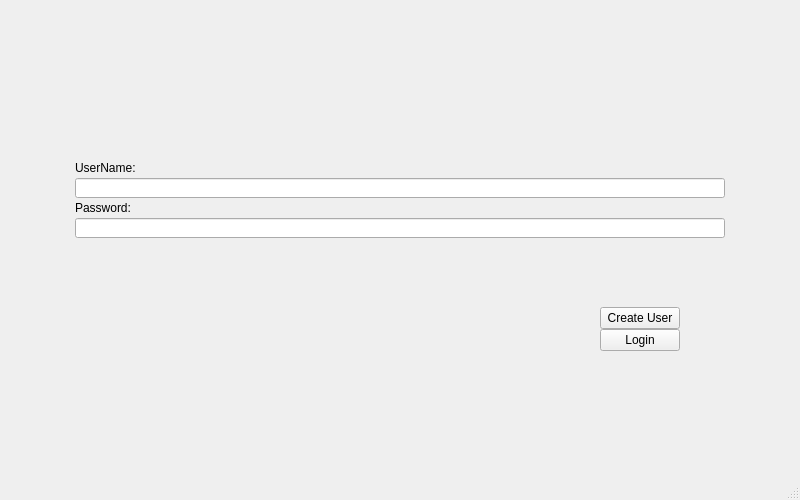
<?xml version="1.0" encoding="UTF-8"?>
<ui version="4.0">
 <class>LoginScreen</class>
 <widget class="QMainWindow" name="LoginScreen">
  <property name="enabled">
   <bool>true</bool>
  </property>
  <property name="geometry">
   <rect>
    <x>0</x>
    <y>0</y>
    <width>800</width>
    <height>500</height>
   </rect>
  </property>
  <property name="minimumSize">
   <size>
    <width>800</width>
    <height>500</height>
   </size>
  </property>
  <property name="maximumSize">
   <size>
    <width>3840</width>
    <height>2160</height>
   </size>
  </property>
  <property name="windowTitle">
   <string>BS Paint</string>
  </property>
  <widget class="QWidget" name="centralwidget">
   <property name="minimumSize">
    <size>
     <width>800</width>
     <height>450</height>
    </size>
   </property>
   <property name="maximumSize">
    <size>
     <width>3840</width>
     <height>1800</height>
    </size>
   </property>
   <layout class="QVBoxLayout" name="verticalLayout_2" stretch="0,0,0">
    <property name="spacing">
     <number>0</number>
    </property>
    <property name="leftMargin">
     <number>50</number>
    </property>
    <property name="topMargin">
     <number>15</number>
    </property>
    <property name="rightMargin">
     <number>50</number>
    </property>
    <property name="bottomMargin">
     <number>15</number>
    </property>
    <item>
     <widget class="QLabel" name="Logo">
      <property name="minimumSize">
       <size>
        <width>400</width>
        <height>100</height>
       </size>
      </property>
      <property name="maximumSize">
       <size>
        <width>600</width>
        <height>100</height>
       </size>
      </property>
      <property name="text">
       <string/>
      </property>
      <property name="pixmap">
       <pixmap resource="resources.qrc">:/Images/2D Graphic Label.png</pixmap>
      </property>
      <property name="scaledContents">
       <bool>true</bool>
      </property>
      <property name="alignment">
       <set>Qt::AlignCenter</set>
      </property>
     </widget>
    </item>
    <item>
     <layout class="QVBoxLayout" name="verticalLayout">
      <property name="spacing">
       <number>0</number>
      </property>
      <property name="leftMargin">
       <number>25</number>
      </property>
      <property name="topMargin">
       <number>25</number>
      </property>
      <property name="rightMargin">
       <number>25</number>
      </property>
      <property name="bottomMargin">
       <number>50</number>
      </property>
      <item>
       <widget class="QLabel" name="name_Label">
        <property name="sizePolicy">
         <sizepolicy hsizetype="Fixed" vsizetype="Fixed">
          <horstretch>0</horstretch>
          <verstretch>0</verstretch>
         </sizepolicy>
        </property>
        <property name="minimumSize">
         <size>
          <width>100</width>
          <height>20</height>
         </size>
        </property>
        <property name="maximumSize">
         <size>
          <width>100</width>
          <height>20</height>
         </size>
        </property>
        <property name="text">
         <string>UserName:</string>
        </property>
       </widget>
      </item>
      <item>
       <widget class="QLineEdit" name="userNameEdit">
        <property name="sizePolicy">
         <sizepolicy hsizetype="Fixed" vsizetype="Fixed">
          <horstretch>0</horstretch>
          <verstretch>0</verstretch>
         </sizepolicy>
        </property>
        <property name="minimumSize">
         <size>
          <width>500</width>
          <height>20</height>
         </size>
        </property>
        <property name="maximumSize">
         <size>
          <width>1000</width>
          <height>20</height>
         </size>
        </property>
       </widget>
      </item>
      <item>
       <widget class="QLabel" name="pass_Label">
        <property name="sizePolicy">
         <sizepolicy hsizetype="Fixed" vsizetype="Fixed">
          <horstretch>0</horstretch>
          <verstretch>0</verstretch>
         </sizepolicy>
        </property>
        <property name="minimumSize">
         <size>
          <width>100</width>
          <height>20</height>
         </size>
        </property>
        <property name="maximumSize">
         <size>
          <width>100</width>
          <height>20</height>
         </size>
        </property>
        <property name="text">
         <string>Password:</string>
        </property>
       </widget>
      </item>
      <item>
       <widget class="QLineEdit" name="passwordEdit">
        <property name="sizePolicy">
         <sizepolicy hsizetype="Fixed" vsizetype="Fixed">
          <horstretch>0</horstretch>
          <verstretch>0</verstretch>
         </sizepolicy>
        </property>
        <property name="minimumSize">
         <size>
          <width>500</width>
          <height>20</height>
         </size>
        </property>
        <property name="maximumSize">
         <size>
          <width>1000</width>
          <height>20</height>
         </size>
        </property>
       </widget>
      </item>
     </layout>
    </item>
    <item>
     <layout class="QVBoxLayout" name="ButtonLayout" stretch="0,0">
      <property name="spacing">
       <number>0</number>
      </property>
      <property name="sizeConstraint">
       <enum>QLayout::SetDefaultConstraint</enum>
      </property>
      <property name="leftMargin">
       <number>550</number>
      </property>
      <property name="topMargin">
       <number>10</number>
      </property>
      <property name="rightMargin">
       <number>50</number>
      </property>
      <property name="bottomMargin">
       <number>100</number>
      </property>
      <item>
       <widget class="QPushButton" name="pushButton">
        <property name="sizePolicy">
         <sizepolicy hsizetype="Fixed" vsizetype="Fixed">
          <horstretch>0</horstretch>
          <verstretch>0</verstretch>
         </sizepolicy>
        </property>
        <property name="text">
         <string>Create User</string>
        </property>
       </widget>
      </item>
      <item>
       <widget class="QPushButton" name="loginButton">
        <property name="sizePolicy">
         <sizepolicy hsizetype="Fixed" vsizetype="Fixed">
          <horstretch>0</horstretch>
          <verstretch>0</verstretch>
         </sizepolicy>
        </property>
        <property name="text">
         <string>Login</string>
        </property>
       </widget>
      </item>
     </layout>
    </item>
   </layout>
  </widget>
  <widget class="QMenuBar" name="menubar">
   <property name="geometry">
    <rect>
     <x>0</x>
     <y>0</y>
     <width>800</width>
     <height>21</height>
    </rect>
   </property>
  </widget>
  <widget class="QStatusBar" name="statusbar"/>
 </widget>
 <resources>
  <include location="resources.qrc"/>
 </resources>
 <connections/>
</ui>
